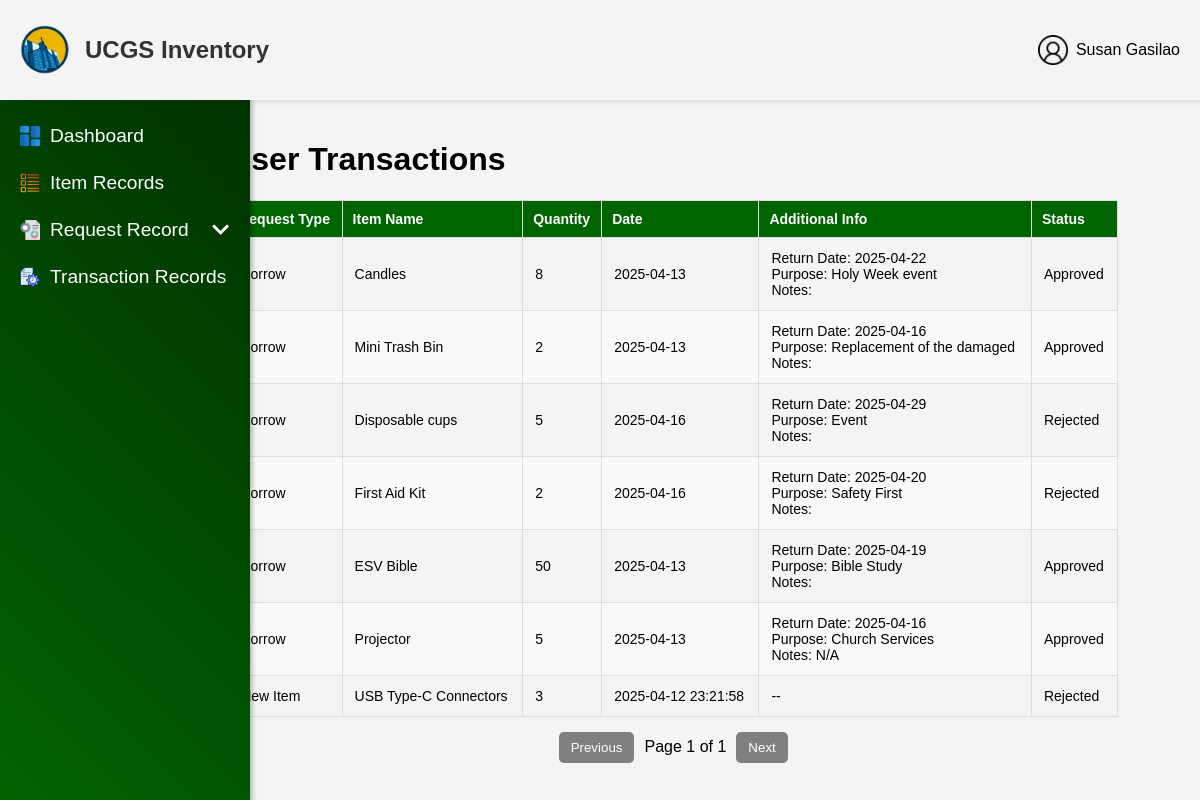
Before: /user/UserTransaction.php (signed in) with the older database file.
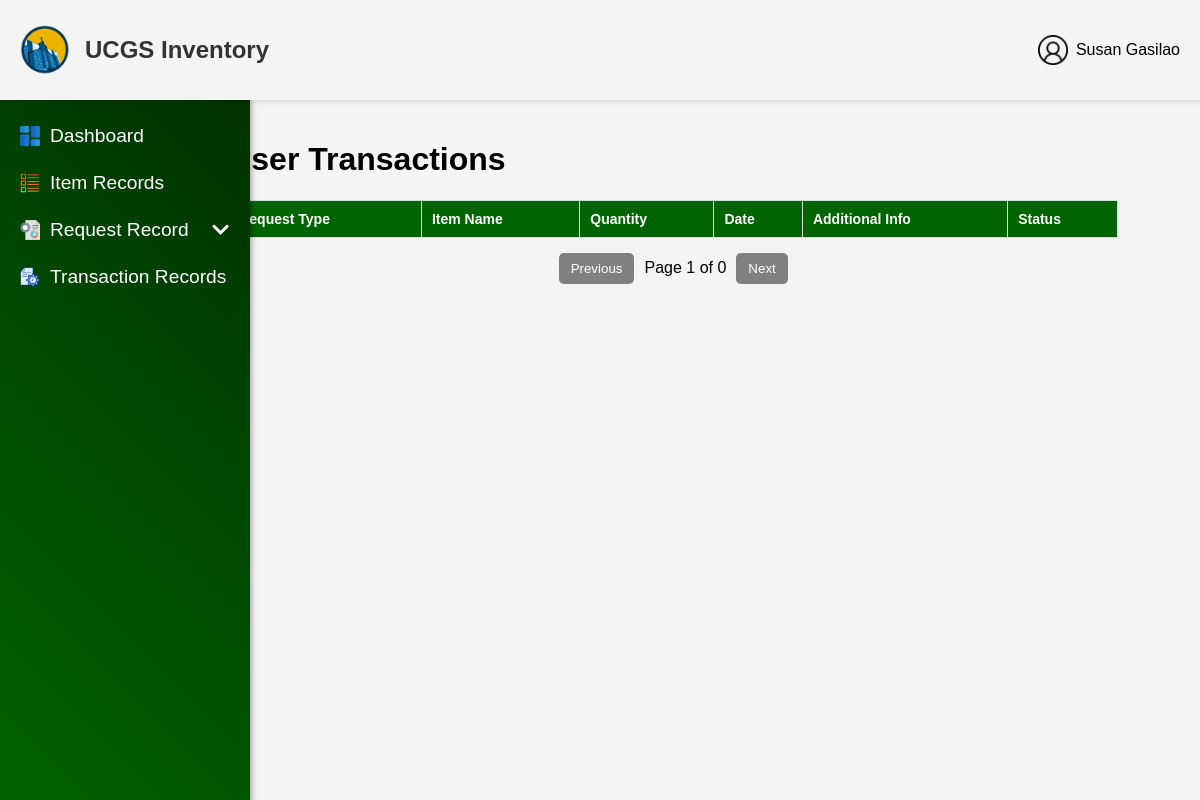
After: the same page with the newer database file.
### tables this page shows
CREATE TABLE `borrow_requests` (
  `borrow_id` int(11) NOT NULL,
  `user_id` int(11) NOT NULL,
  `item_id` int(11) NOT NULL,
  `quantity` int(11) NOT NULL,
  `date_needed` date NOT NULL,
  `return_date` date NOT NULL,
  `purpose` text NOT NULL,
  `notes` text DEFAULT NULL,
  `status` enum('Pending','Approved','Rejected','Returned','For Checking','Processed','Not Accepted') NOT NULL,
  `request_date` datetime NOT NULL DEFAULT current_timestamp(),
  `transaction_id` int(11) DEFAULT NULL,
  `item_name` varchar(255) DEFAULT NULL,
  `processed_at` datetime DEFAULT NULL,
  `rejection_reason` text DEFAULT NULL,
  `return_status` varchar(20) DEFAULT NULL,
  `return_reason` text DEFAULT NULL
);

CREATE TABLE `items` (
  `item_id` int(11) NOT NULL,
  `created_by` int(11) DEFAULT NULL,
  `item_no` varchar(50) NOT NULL,
  `item_name` varchar(255) NOT NULL,
  `description` text DEFAULT NULL,
  `quantity` int(11) NOT NULL,
  `availability` int(11) NOT NULL DEFAULT 0,
  `unit` varchar(10) NOT NULL DEFAULT 'pcs',
  `status` enum('Available','Out of Stock','Low Stock') NOT NULL,
  `model_no` varchar(50) DEFAULT NULL,
  `item_category` varchar(50) NOT NULL DEFAULT '',
  `item_location` varchar(50) DEFAULT NULL,
  `expiration` date DEFAULT NULL,
  `brand` varchar(50) DEFAULT NULL,
  `deleted_at` datetime DEFAULT NULL,
  `last_updated` datetime NOT NULL DEFAULT current_timestamp() ON UPDATE current_timestamp(),
  `created_at` datetime NOT NULL DEFAULT current_timestamp()
);

CREATE TABLE `new_item_requests` (
  `request_id` int(11) NOT NULL,
  `user_id` int(11) NOT NULL,
  `item_name` varchar(255) NOT NULL,
  `item_category` varchar(50) NOT NULL,
  `quantity` int(11) NOT NULL,
  `item_unit` varchar(50) NOT NULL,
  `purpose` text NOT NULL,
  `notes` text DEFAULT NULL,
  `status` enum('Pending','Approved','Rejected') NOT NULL DEFAULT 'Pending',
  `request_date` datetime NOT NULL DEFAULT current_timestamp(),
  `ministry` enum('UCM','CWA','CHOIR','PWT','CYF') NOT NULL
);

### user/UserTransaction.php (the view, shortened to what the changed rows need)
<?php
include '../config/db_connection.php';
function getCurrentUser($conn) {
    $userId = $_SESSION['user_id'];
    $stmt = $conn->prepare("SELECT username, email, user_id FROM users WHERE user_id = ?");
    $stmt->bind_param("i", $userId);
    $stmt->execute();
    $result = $stmt->get_result();
    $user = $result->fetch_assoc();
    return $user;
}
$currentUser = getCurrentUser($conn);
$currentUserId = $currentUser['user_id'];
$rowsPerPage = 10;
$page = isset($_GET['page']) ? (int)$_GET['page'] : 1;
$page = max($page, 1);
$offset = ($page - 1) * $rowsPerPage;
$borrowRequestsQuery = "
    SELECT
        borrow_requests.item_id,
        items.item_name,
        borrow_requests.quantity,
        borrow_requests.date_needed,
        borrow_requests.return_date,
        borrow_requests.purpose,
        borrow_requests.notes,
        borrow_requests.status
    FROM borrow_requests
    JOIN items ON borrow_requests.item_id = items.item_id
    WHERE borrow_requests.user_id = ?
    LIMIT ? OFFSET ?
";
$borrowRequestsStmt = $conn->prepare($borrowRequestsQuery);
$borrowRequestsStmt->bind_param("iii", $currentUserId, $rowsPerPage, $offset);
$borrowRequestsStmt->execute();
$borrowRequestsResult = $borrowRequestsStmt->get_result();
$newItemRequestsQuery = "
    SELECT
        new_item_requests.item_name,
        new_item_requests.quantity,
        new_item_requests.request_date AS date_requested,
        new_item_requests.status
    FROM new_item_requests
    WHERE new_item_requests.user_id = ?
    LIMIT ? OFFSET ?
";
$newItemRequestsStmt = $conn->prepare($newItemRequestsQuery);
$newItemRequestsStmt->bind_param("iii", $currentUserId, $rowsPerPage, $offset);
$newItemRequestsStmt->execute();
$newItemRequestsResult = $newItemRequestsStmt->get_result();
$totalRowsQuery = "
    SELECT
        (SELECT COUNT(*) FROM borrow_requests WHERE user_id = ?) +
        (SELECT COUNT(*) FROM new_item_requests WHERE user_id = ?) +
        (SELECT COUNT(*) FROM return_requests
         JOIN borrow_requests ON return_requests.borrow_id = borrow_requests.borrow_id
         WHERE borrow_requests.user_id = ?) AS total_rows
";
$totalRowsStmt = $conn->prepare($totalRowsQuery);
$totalRowsStmt->bind_param("iii", $currentUserId, $currentUserId, $currentUserId);
$totalRowsStmt->execute();
$totalRowsResult = $totalRowsStmt->get_result();
$totalRows = $totalRowsResult->fetch_assoc()['total_rows'];
$totalPages = ceil($totalRows / $rowsPerPage);
?>
<!DOCTYPE html>
<html lang="en">
<head>
    <link rel="stylesheet" href="../css/UserTransaction.css">
    <link rel="stylesheet" href="https://cdnjs.cloudflare.com/ajax/libs/font-awesome/6.5.1/css/all.min.css"
>
</head>
<body>
<main class="main-content">
    <h1>User Transactions</h1>
    <table class="transaction-table">
        <thead>
            <tr>
                <th>Request Type</th>
                <th>Item Name</th>
                <th>Quantity</th>
                <th>Date</th>
                <th>Additional Info</th>
                <th>Status</th>
            </tr>
        </thead>
        <tbody>
            <?php while ($request = $borrowRequestsResult->fetch_assoc()): ?>
                <tr>
                    <td>Borrow</td>
                    <td><?php echo htmlspecialchars($request['item_name']); ?></td>
                    <td><?php echo htmlspecialchars($request['quantity']); ?></td>
                    <td><?php echo htmlspecialchars($request['date_needed']); ?></td>
                    <td>Return Date: <?php echo htmlspecialchars($request['return_date']); ?><br>Purpose: <?php echo htmlspecialchars($request['purpose']); ?><br>Notes: <?php echo htmlspecialchars($request['notes']); ?></td>
                    <td><?php echo htmlspecialchars($request['status']); ?></td>
                </tr>
            <?php endwhile; ?>
            <?php while ($newRequest = $newItemRequestsResult->fetch_assoc()): ?>
                <tr>
                    <td>New Item</td>
                    <td><?php echo htmlspecialchars($newRequest['item_name']); ?></td>
                    <td><?php echo htmlspecialchars($newRequest['quantity']); ?></td>
                    <td><?php echo htmlspecialchars($newRequest['date_requested']); ?></td>
                    <td>--</td>
                    <td><?php echo htmlspecialchars($newRequest['status']); ?></td>
                </tr>
            <?php endwhile; ?>
        </tbody>
    </table>
    <div class="pagination">
        <button onclick="changePage(<?php echo max(1, $page - 1); ?>)" <?php echo ($page <= 1) ? 'disabled' : ''; ?>>Previous</button>
        <span>Page <?php echo $page; ?> of <?php echo $totalPages; ?></span>
        <button onclick="changePage(<?php echo min($totalPages, $page + 1); ?>)" <?php echo ($page >= $totalPages) ? 'disabled' : ''; ?>>Next</button>
    </div>
</body>
</html>

Changed rows visible on the page:
removed borrow_requests: item.item_name "Candles", quantity "8", date_needed "2025-04-13", return_date "2025-04-22", purpose "Holy Week event", status "Approved"
removed borrow_requests: item.item_name "Mini Trash Bin", quantity "2", date_needed "2025-04-13", return_date "2025-04-16", purpose "Replacement of the damaged", status "Approved"
removed borrow_requests: item.item_name "Disposable cups", quantity "5", date_needed "2025-04-16", return_date "2025-04-29", purpose "Event", status "Rejected"
removed borrow_requests: item.item_name "First Aid Kit", quantity "2", date_needed "2025-04-16", return_date "2025-04-20", purpose "Safety First", status "Rejected"
removed borrow_requests: item.item_name "ESV Bible", quantity "50", date_needed "2025-04-13", return_date "2025-04-19", purpose "Bible Study", status "Approved"
removed borrow_requests: item.item_name "Projector", quantity "5", date_needed "2025-04-13", return_date "2025-04-16", purpose "Church Services", notes "N/A", status "Approved"
removed new_item_requests: item_name "USB Type-C Connectors", quantity "3", request_date "2025-04-12 23:21:58", status "Rejected"
Other visible differences:
$totalPages: "1" → "0"
